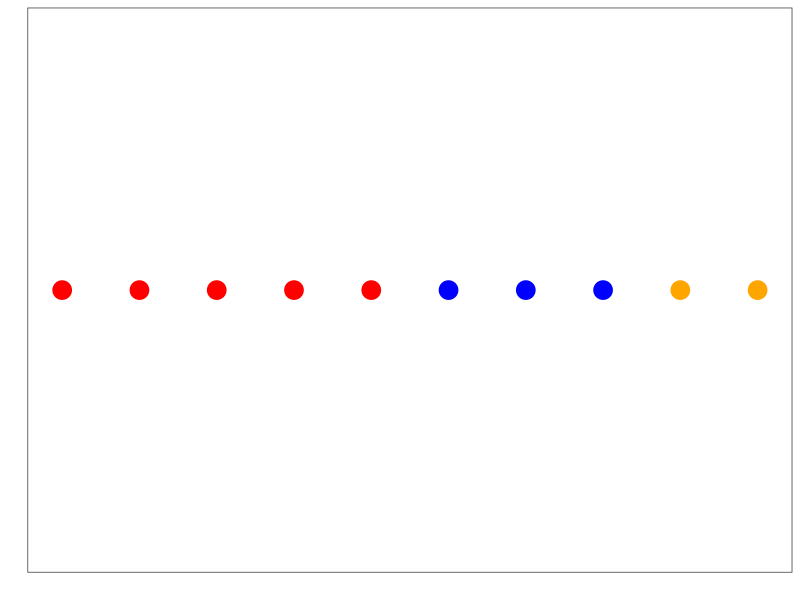
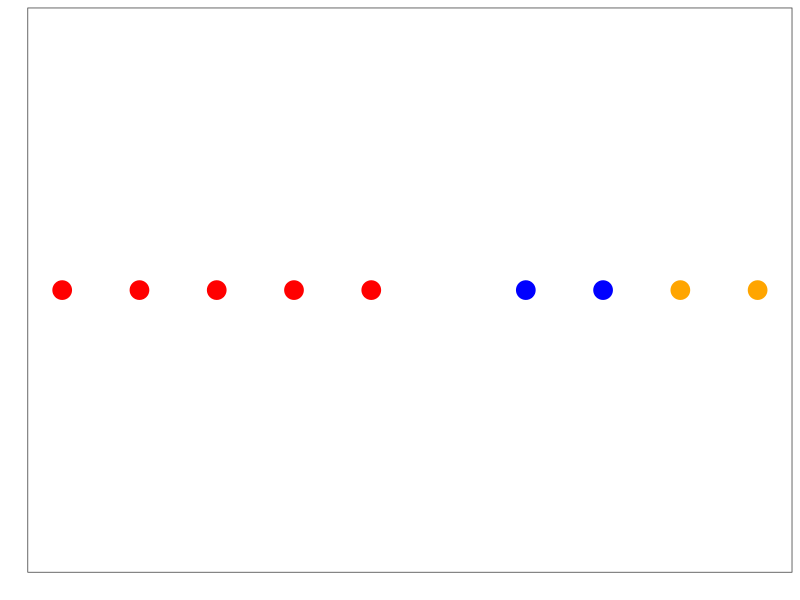
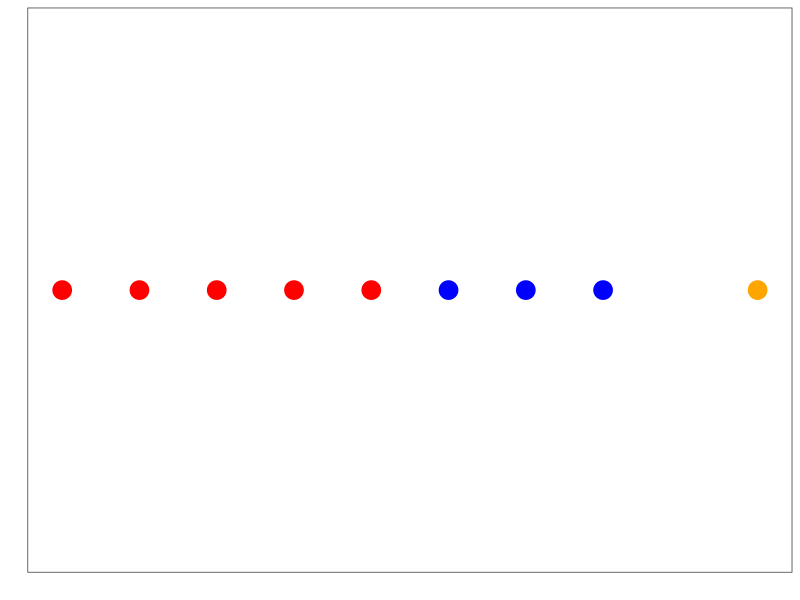
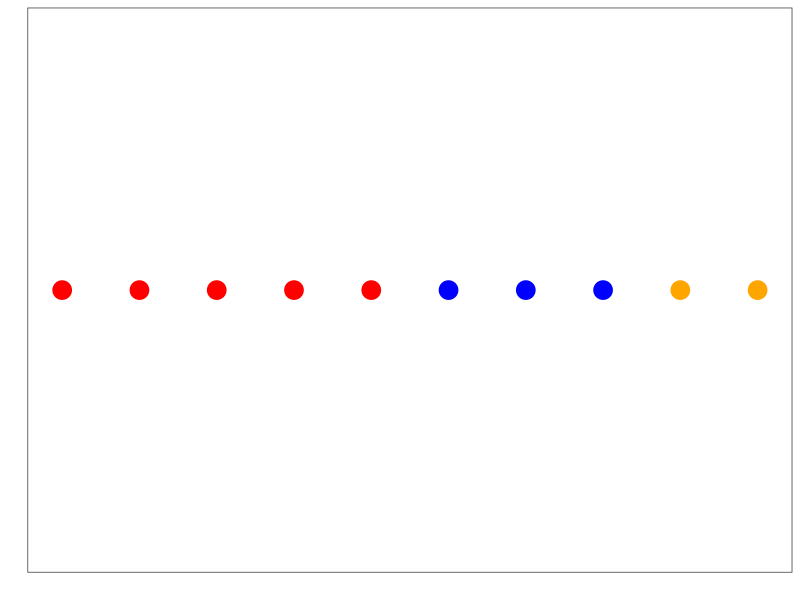
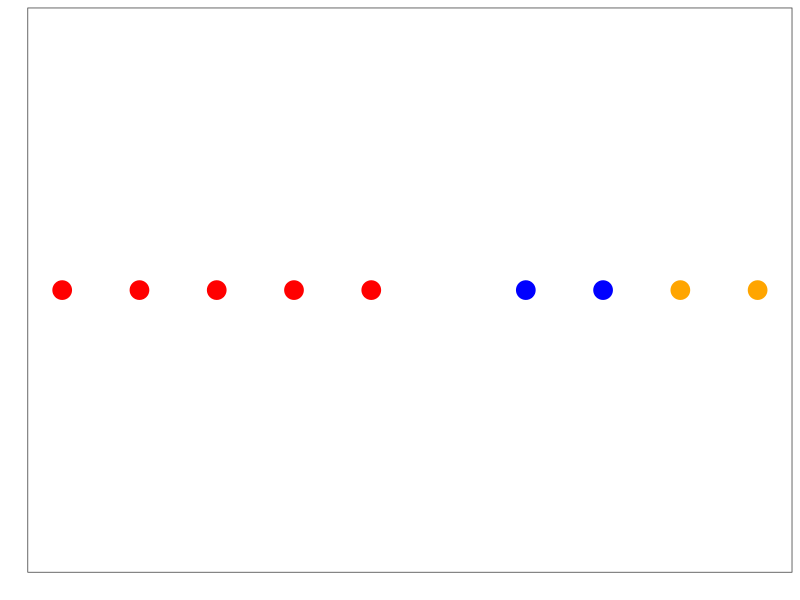

The R source for these figures, in order:
## ---- chunk 1
setwd='C:/Users/Dan/Dropbox/School/MSDA/DATA 606/'
## ---- chunk 2
require(ggplot2)
chips <- data.frame(number = seq(1:10), color = c(rep('red', 5), rep('blue', 3), rep('orange', 2)))
ggplot(chips, aes(x = number, y = 1)) + geom_point(size = 6, aes(col = color)) + theme_bw() + theme(legend.position = 'none') + scale_x_continuous("", breaks = NULL, lim = c(1,10)) + scale_y_continuous("", breaks = NULL) + scale_color_manual(values=c("blue", "orange", "red"))
## ---- chunk 3
ggplot(chips[c(1:5,7:10), ], aes(x = number, y = 1)) + geom_point(size = 6, aes(col = color)) + theme_bw() + theme(legend.position = 'none') + scale_x_continuous("", breaks = NULL, lim = c(1,10)) + scale_y_continuous("", breaks = NULL) + scale_color_manual(values=c("blue", "orange", "red"))
## ---- chunk 4
ggplot(chips[c(1:8,10), ], aes(x = number, y = 1)) + geom_point(size = 6, aes(col = color)) + theme_bw() + theme(legend.position = 'none') + scale_x_continuous("", breaks = NULL, lim = c(1,10)) + scale_y_continuous("", breaks = NULL) + scale_color_manual(values=c("blue", "orange", "red"))
## ---- chunk 5
ggplot(chips, aes(x = number, y = 1)) + geom_point(size = 6, aes(col = color)) + theme_bw() + theme(legend.position = 'none') + scale_x_continuous("", breaks = NULL, lim = c(1,10)) + scale_y_continuous("", breaks = NULL) + scale_color_manual(values=c("blue", "orange", "red"))
ggplot(chips[c(1:5,7:10), ], aes(x = number, y = 1)) + geom_point(size = 6, aes(col = color)) + theme_bw() + theme(legend.position = 'none') + scale_x_continuous("", breaks = NULL, lim = c(1,10)) + scale_y_continuous("", breaks = NULL) + scale_color_manual(values=c("blue", "orange", "red"))
